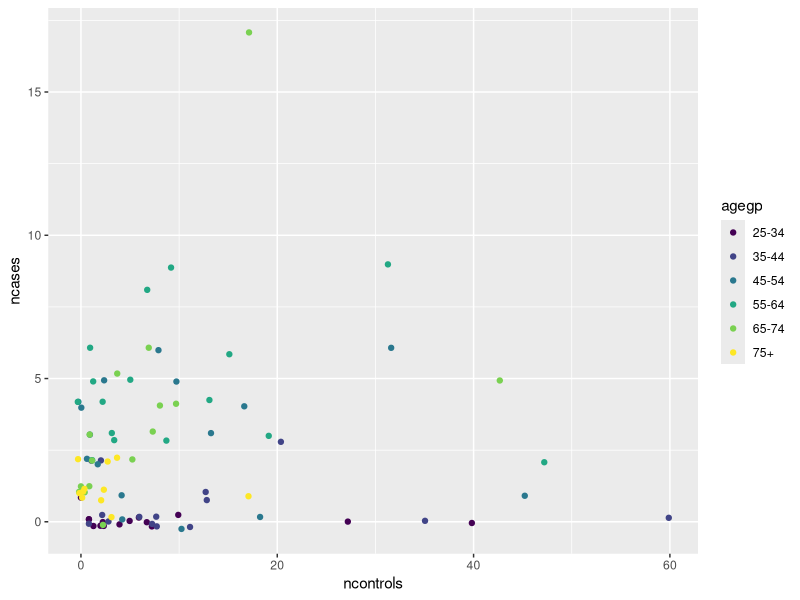
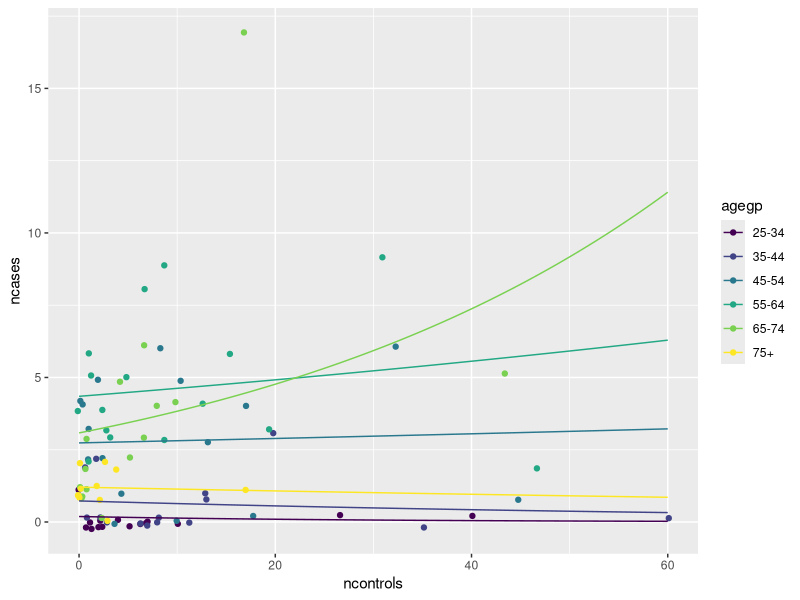
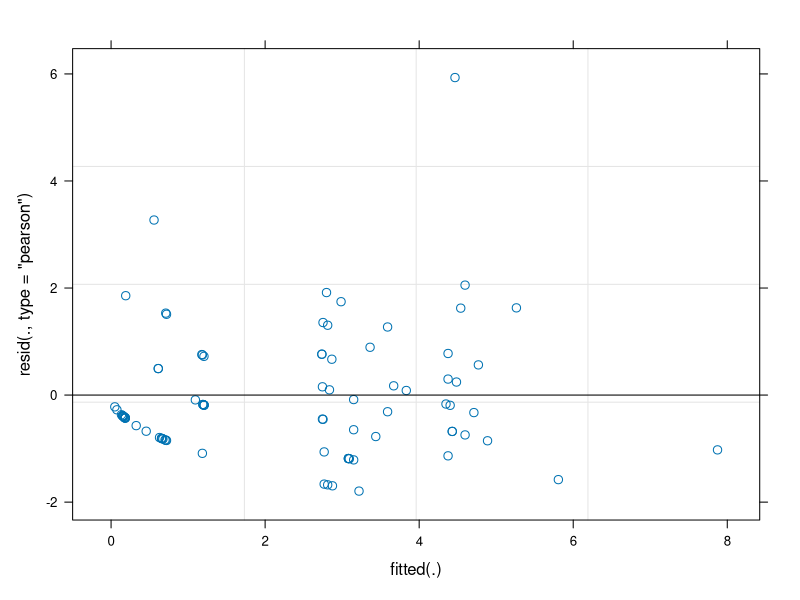

Write R code to recreate these figures, in order.
## ---- chunk 1
library(lme4)
## ---- chunk 2
library(ggplot2)
library(dplyr)
dat <- esoph
p <- ggplot(dat, aes(ncontrols, ncases)) +
    geom_jitter(aes(colour=agegp), height=0.25)
p
## ---- chunk 3
fit <- glmer(ncases ~ ncontrols + (1 + ncontrols | agegp), 
             data=dat, 
             family=poisson)
summary(fit)
## ---- chunk 4
(coef_fit <- coef(fit)$agegp)
## Colours with stat_function are not nice to deal with. Do manually.
p + stat_function(aes(colour="25-34"), fun = function(x) exp(coef_fit[1,1] + coef_fit[1,2]*x)) +
    stat_function(aes(colour="35-44"), fun = function(x) exp(coef_fit[2,1] + coef_fit[2,2]*x)) +
    stat_function(aes(colour="45-54"), fun = function(x) exp(coef_fit[3,1] + coef_fit[3,2]*x)) +
    stat_function(aes(colour="55-64"), fun = function(x) exp(coef_fit[4,1] + coef_fit[4,2]*x)) +
    stat_function(aes(colour="65-74"), fun = function(x) exp(coef_fit[5,1] + coef_fit[5,2]*x)) +
    stat_function(aes(colour="75+"),   fun = function(x) exp(coef_fit[6,1] + coef_fit[6,2]*x))
## ---- chunk 5
plot(fit)
